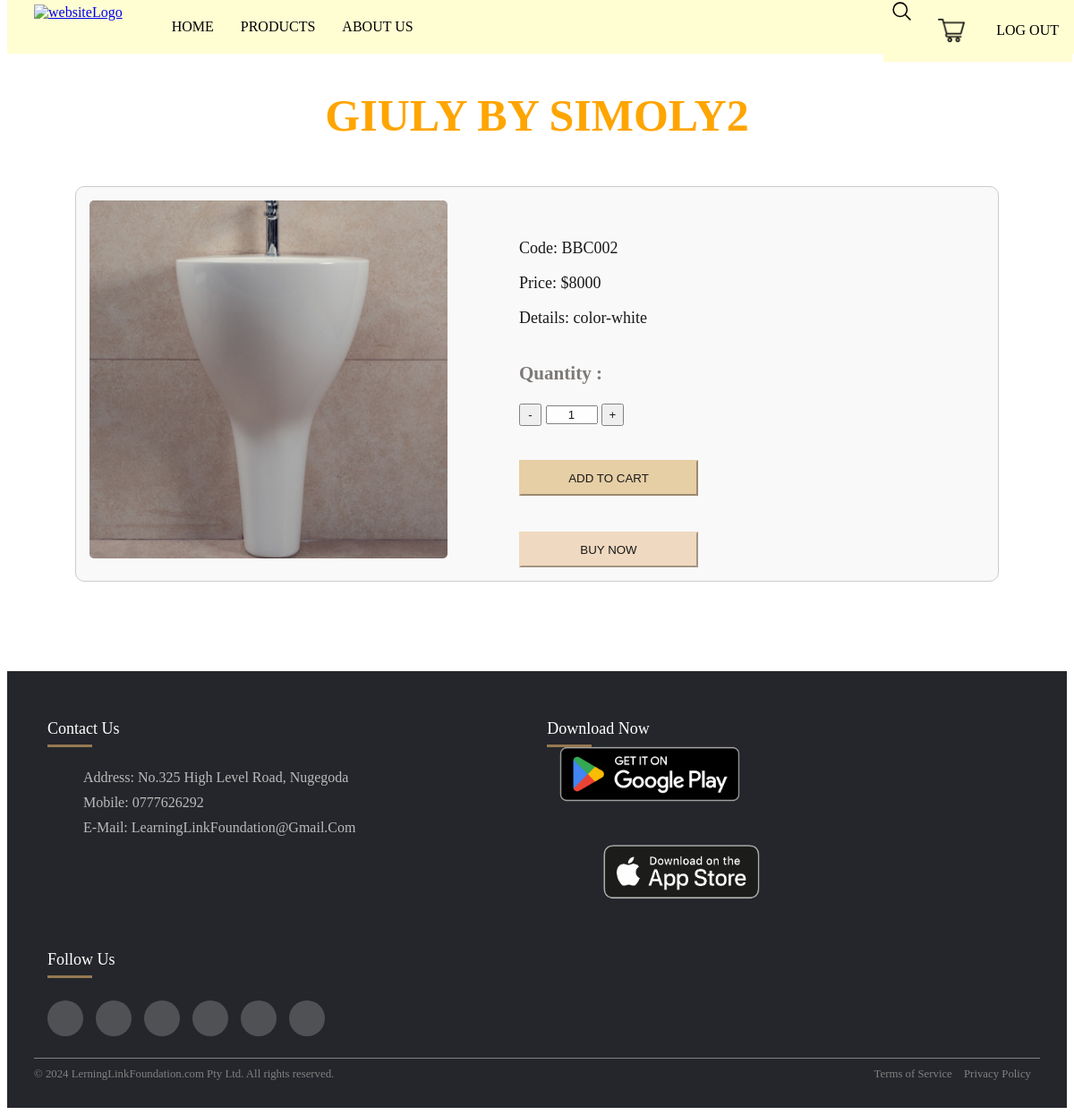
The page /product1details/priduct1details.php?productCode=BBC002 on the database its author committed.
### tables this page shows
CREATE TABLE `product` (
  `productCode` varchar(8) NOT NULL,
  `productType` varchar(255) NOT NULL,
  `productPrice` int(10) NOT NULL,
  `description` varchar(255) DEFAULT NULL,
  `productName` varchar(255) DEFAULT NULL,
  `imageName` varchar(255) DEFAULT NULL,
  `imagePath` varchar(255) DEFAULT NULL
);

### product1details/product1details.dbh.php (called while the page is built, shortened)
<?php
include '../dbconnection.php';
$productCode = isset($_GET['productCode']) ? $_GET['productCode'] : '';
$sql = "SELECT * FROM product WHERE productCode = ?";
$stmt = $conn->prepare($sql);
$stmt->bind_param("s", $productCode);
$stmt->execute();
$result = $stmt->get_result();
if ($result->num_rows > 0) {
    $product = $result->fetch_assoc();
} else {
    echo "Product not found.";
    exit;
}
?>

### product1details/priduct1details.php (the view, shortened to what this page needs)
<?php
    include 'product1details.dbh.php';
    include '../header.php';
?>
<!DOCTYPE html>
<html lang="en">
<head>
    <link rel="stylesheet" href="product1details.css">
</head>
<body>
<h1 class="item-name"><?php echo htmlspecialchars($product['productName']); ?></h1>
    <div class="product-detail">
        <img src="<?php echo htmlspecialchars($product['imagePath']); ?>" alt="<?php echo htmlspecialchars($product['imageName']); ?>" class="image">
        <div class="sub-details">
        <p>Code: <?php echo htmlspecialchars($product['productCode']); ?></p>
        <p>Price: $<?php echo htmlspecialchars($product['productPrice']); ?></p>
        <p>Details: <?php echo htmlspecialchars($product['description']); ?></p>
                    <p style="display: flex;"><h3 style="color: #706c69;">Quantity :</h3>
                    <button class="btn" onclick="decreaseQuantity()">-</button>
                    <input type="text" class="quantity-input" value="1" id="quantity">
                    <button class="btn" onclick="increaseQuantity()">+</button></p>
                    <form method="post" action="../cart/cart.dbh.php">
            <button type="submit" class="btn1">ADD TO CART</button>
        </form>
                        <button class="btn2">BUY NOW</button>
    </div></div>
</body>
</html>
<?php
    include '../footer.php';
?>

### product1details/product1details.css (style rules this page uses)
.product-detail { display: flex; max-width: 1000px; margin: auto; padding: 15px; border: 1px solid #ccc; border-radius: 10px; background-color: #f9f9f9; }
.product-detail img { width: 400px; height: 400px; object-fit: cover; border-radius: 5px; }
.sub-details { margin: 25px auto auto 80px; font-size: 18px; opacity: 90%; }
.item-name { margin: 100px auto 50px; text-align: center; color: orange; font-size: 50px; }
.btn { margin:auto auto 20px auto; width: 25px; height: 25px; }
.quantity-input { width: 50px; text-align: center; }
.btn1 { margin-right: 25px; width: 200px; height: 40px; background-color: #E4CA9D; border-color: #E4CA9D; }
.btn2 { margin-top: 40px; width: 200px; height: 40px; background-color: #EFD6BA; border-color: #EFD6BA; }

### rows shown on the page
product: productName "GIULY BY SIMOLY2", imagePath+imageName (picture), productCode "BBC002", productPrice "8000", description "color-white"
